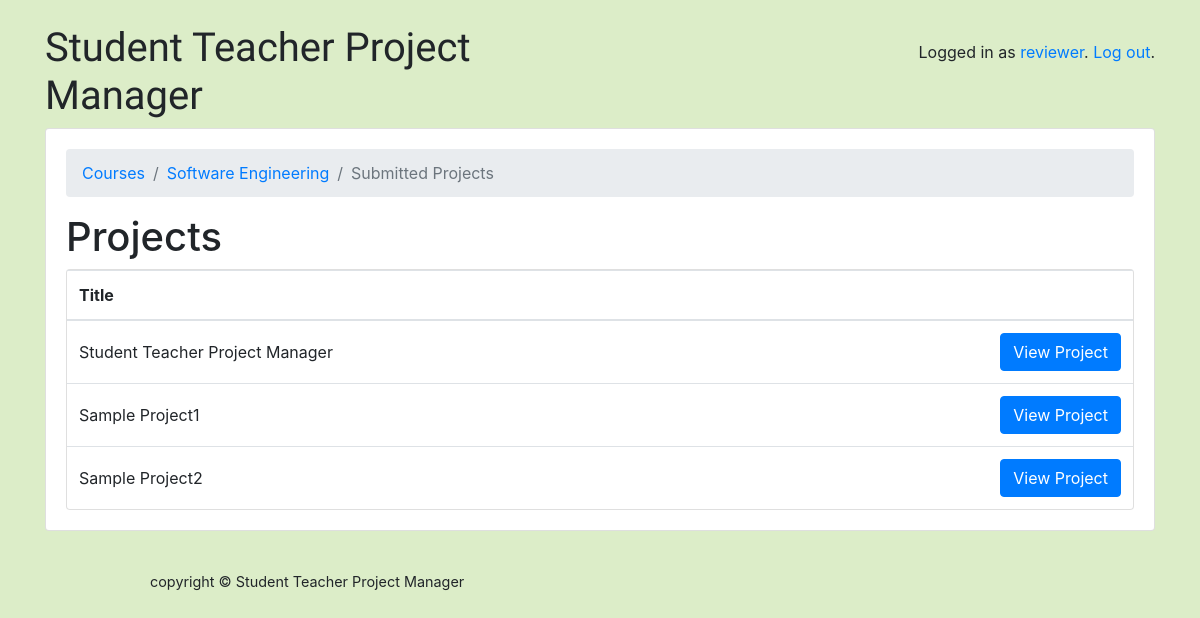
Screenshot of /classroom/courses/1/submitted_projects (signed in) with the database file from the repository.
### classroom/models.py (models this page shows, shortened)
class User(AbstractUser):
	is_student = models.BooleanField(default=False)
	is_teacher = models.BooleanField(default=False)
	is_reviewer = models.BooleanField(default=False)
	image = models.ImageField(upload_to =user_directory_path, default='user.png')
	phone_regex = RegexValidator(regex=r'^\+?1?\d{9,15}$')
	phone_number = models.CharField(validators=[phone_regex], max_length=17, blank=True)
	assigned_projects = models.IntegerField(default=0)

class Course(models.Model):
	owner = models.ForeignKey(User, on_delete=models.CASCADE, related_name='courses')
	name = models.CharField(max_length=500)
	classes=(
		('a', 'B. Tech'),
		('b', 'M. Tech'),
		('c', 'MCA'),
		('d',  'PhD'),
	)
	cls = models.CharField(max_length=1, choices=classes)
	sems =(
		('1',  '1'),
		('2',  '2'),
		('3',  '3'),
		('4',  '4'),
		('5', '5'),
		('6', '6'),
		('7', '7'),
		('8', '8'),
	)
	semester = models.CharField(max_length=1, choices=sems)
	deps = (
		('a', 'Department of Computer Science and Engineering'),
		('b', 'Department of Information Technology'),
		('c', 'Department of Electronics & Communication Engineering'),
		('d',  'Department of Electrical and Electronics Engineering'),
		('e', 'Department of Mechanical Engineering'),
		('f', 'Department of Civil Engineering'),
		('g', 'Department of Mathematical and Computational Sciences'),
		('h', 'Department of Mining Engineering'),
		('i', 'Department of Chemical Engineering'),
		('j', 'Department of Metallurgical and Materials Engineering'),
		('k', 'Department of Applied Mechanics and Hydraulics'),
		('l', 'Department of Physics'),
		('m', 'Department of Chemistry'),
		('n', 'Department of Placement and Training'),
		('o', 'School of Management'),
	)
	department = models.CharField(max_length=1, choices = deps)
	info = models.CharField(max_length=100000)
	project_details = models.CharField(max_length=1000000, default='')

class Project(models.Model):
	owner = models.ForeignKey(User, on_delete=models.CASCADE, related_name='projects')
	title = models.CharField(max_length=500)
	members=models.CharField(max_length=200)
	idea = models.CharField(max_length=1000000, default='')
	review=models.CharField(max_length= 1000000, default='')
	marks_assigned = models.BooleanField(default=False)
	marks = models.IntegerField(default=0)
	courseid = models.IntegerField(default = 0)
	is_assigned = models.BooleanField(default=False)
	reviewee = models.ForeignKey(User, on_delete=models.CASCADE, related_name = 'reviewer_projects')

### classroom/views/students.py (the view)
# urls.py: path('classroom/courses/<int:pk>/submitted_projects', students.SubmittedProjectsView.as_view(), name='submitted_projects'),
@method_decorator([login_required],name='dispatch')
class SubmittedProjectsView(ListView):
	template_name = 'classroom/students/submitted_projects.html'
	context_object_name = 'projects'
	def get_queryset(self):
		projects = Project.objects.all().filter(courseid__exact=int(self.kwargs.get('pk')))
		return projects
	def get_context_data(self, **kwargs):
		context = super(SubmittedProjectsView, self).get_context_data(**kwargs)
		course = Course.objects.get(pk=self.kwargs.get('pk'))
		context['course']=course
		return context
	'''
	def submitted_projects_view(self, request, pk):
		#course_id = self.kwargs.get('pk')
		#pros=Project.objects.all
		#projects = [pro for pro in pros if pro.courseid == course_id]
		#courses = student.courses.values_list('pk', flat=True)
		#projects = Project.objects.all() #.filter(courseid__exact = course_id)
		#return projects
		try:
			course = Course.objects.get(pk=pk)
			student = self.request.user
			projects =Project.objects.all  #filter(courseid__exact=pk)
		except Course.DoesNotExist:
			raise Http404("Course does not exist")
		return render(request, 'classroom/students/submitted_projects.html',context={'course':course,'projects':projects})
	'''

### classroom/templates/classroom/students/submitted_projects.html
{% extends 'base.html' %}
{% block content %}
  <nav aria-label="breadcrumb">
    <ol class="breadcrumb">
      <li class="breadcrumb-item"><a href="{% url 'student_courses' %}">Courses</a></li>
      <li class="breadcrumb-item"><a href="{% url 'course_page' course.pk %}">{{ course.name }}</a></li>
	  <li class="breadcrumb-item active" aria-current="page">Submitted Projects </li>
    </ol>
  </nav>
  <h1> Projects </h1>
  <div class="card">
    <table class="table mb-0">
      <thead>
        <tr>
          <th>Title</th>
		  <th></th>
        </tr>
      </thead>
      <tbody>
        {% for project in projects %}
          <tr>
            <td class="align-middle">{{ project.title }}</td>
            <td class="text-right">
              <a href="#" class="btn btn-primary">View Project</a>
            </td>
          </tr>
        {% empty %}
          <tr>
            <td class="bg-light text-center font-italic" colspan="4">No projects submitted till now.</td>
          </tr>
        {% endfor %}
      </tbody>
    </table>
  </div>
{% endblock %}

### templates/base.html (shortened to what this page needs)
{% load static %}<!doctype html>
<html lang="en">
  <head>
    <link rel="stylesheet" href="https://maxcdn.bootstrapcdn.com/bootstrap/4.0.0/css/bootstrap.min.css">
    <link rel="stylesheet" type="text/css" href="{% static 'vendor/fontello-2f186091/css/fontello.css' %}">
    <link rel="stylesheet" type="text/css" href="{% static 'css/app.css' %}">
    {% if user.is_authenticated and user.is_teacher %}
      <link rel="stylesheet" type="text/css" href="{% static 'css/teachers.css' %}">
    {% elif user.is_authenticated and user.is_student %}
      <link rel="stylesheet" type="text/css" href="{% static 'css/students.css' %}">
	{% elif user.is_authenticated and user.is_reviewer %}
	  <link rel="stylesheet" type="text/css" href="{% static 'css/reviewers.css' %}">
    {% endif %}
  </head>
  <body >
	<div class="container my-4">
      <div class="row">
        <div class="col-xl-12 col-md-12 col-sm-12">
          <div class="row">
            <div class="col-6">
              <h1 class="logo">
                <a href="{% url 'home' %}">
                  Student Teacher Project Manager
                </a>
              </h1>
            </div>
            <div class="col-6 text-right">
              {% if user.is_authenticated %}
                <p class="pt-3">Logged in as <a href="{% url 'profile' %}">{{ user.username }}</a>. <a href="{% url 'logout' %}">Log out</a>.</p>
              {% else %}
                <a href="{% url 'login' %}" class="btn btn-primary" role="button">Log in</a>
                <a href="{% url 'signup' %}" class="btn btn-primary" role="button">Sign up</a>
              {% endif %}
            </div>
          </div>
          <div class="card mb-3">
            <div class="card-body">
              {% block content %}
              {% endblock %}
            </div>
          </div>
        </div>
      </div>
    </div>
  </body>
  <footer style="margin-left:150px;">
            copyright © Student Teacher Project Manager
  </footer>
</html>

### static/css/app.css (style rules this page uses)
.logo { font-family: 'Clicker Script', cursive; }
.logo a { color: #212529; text-decoration: none; }
footer { font-size: .9rem; }

### static/css/reviewers.css (style rules this page uses)
body { background-color: #dcedc8; }

### rows the page displays
User: username "reviewer"
Course: name "Software Engineering"
Project: title "Student Teacher Project Manager"
Project: title "Sample Project1"
Project: title "Sample Project2"
